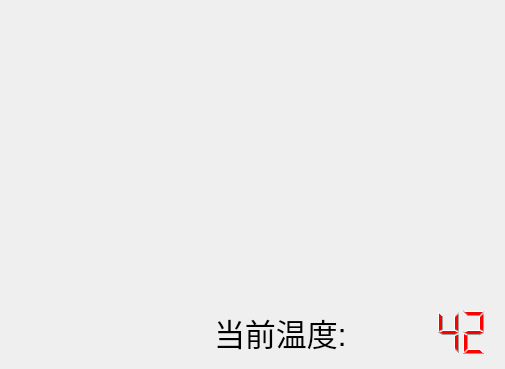
<?xml version="1.0" encoding="UTF-8"?>
<ui version="4.0">
 <class>TempPanel</class>
 <widget class="QWidget" name="TempPanel">
  <property name="geometry">
   <rect>
    <x>0</x>
    <y>0</y>
    <width>505</width>
    <height>369</height>
   </rect>
  </property>
  <property name="windowTitle">
   <string>Form</string>
  </property>
  <layout class="QVBoxLayout" name="verticalLayout">
   <item>
    <widget class="QCustomPlot" name="diagram" native="true">
     <property name="sizePolicy">
      <sizepolicy hsizetype="Preferred" vsizetype="Expanding">
       <horstretch>0</horstretch>
       <verstretch>0</verstretch>
      </sizepolicy>
     </property>
    </widget>
   </item>
   <item>
    <layout class="QHBoxLayout" name="horizontalLayout">
     <item>
      <spacer name="horizontalSpacer">
       <property name="orientation">
        <enum>Qt::Horizontal</enum>
       </property>
       <property name="sizeHint" stdset="0">
        <size>
         <width>40</width>
         <height>20</height>
        </size>
       </property>
      </spacer>
     </item>
     <item>
      <widget class="QLabel" name="label">
       <property name="font">
        <font>
         <pointsize>23</pointsize>
        </font>
       </property>
       <property name="text">
        <string>当前温度:</string>
       </property>
      </widget>
     </item>
     <item>
      <widget class="QLCDNumber" name="temp">
       <property name="minimumSize">
        <size>
         <width>141</width>
         <height>51</height>
        </size>
       </property>
       <property name="styleSheet">
        <string notr="true">color:red</string>
       </property>
       <property name="frameShape">
        <enum>QFrame::NoFrame</enum>
       </property>
       <property name="value" stdset="0">
        <double>42.000000000000000</double>
       </property>
       <property name="intValue" stdset="0">
        <number>42</number>
       </property>
      </widget>
     </item>
    </layout>
   </item>
  </layout>
 </widget>
 <customwidgets>
  <customwidget>
   <class>QCustomPlot</class>
   <extends>QWidget</extends>
   <header>qcustomplot.h</header>
   <container>1</container>
  </customwidget>
 </customwidgets>
 <resources/>
 <connections/>
</ui>
